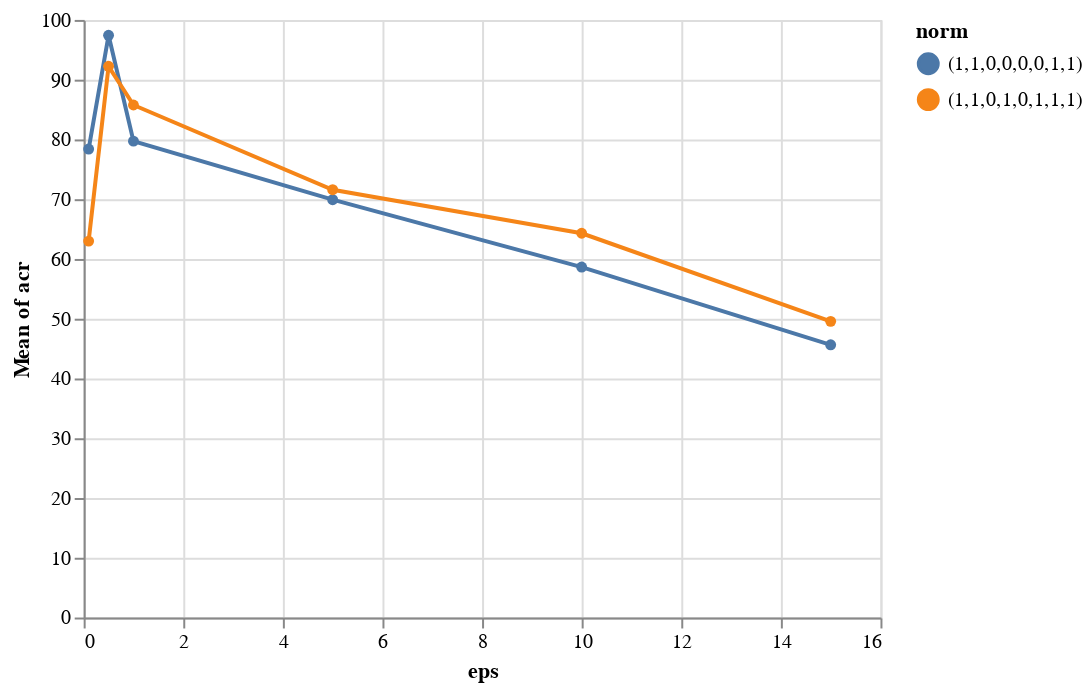

Notebook source saved alongside this figure:
### Code cell
alt.Chart(filtered).mark_line(point=True).encode(
    x='eps:Q',
    y='mean(acr):Q',
    color='norm:N'
)

### Figure 1 — Vega-Lite specification as saved in the notebook (floating-point values rounded to 4 significant figures)
{"config": {"view": {"continuousWidth": 400, "continuousHeight": 300}}, "data": {"name": "data-fdf52917e9fababf5a51fcb4a34fcb3e"}, "mark": {"type": "line", "point": true}, "encoding": {"color": {"field": "norm", "type": "nominal"}, "x": {"field": "eps", "type": "quantitative"}, "y": {"aggregate": "mean", "field": "acr", "type": "quantitative"}}, "$schema": "https://vega.github.io/schema/vega-lite/v4.17.0.json", "datasets": {"data-fdf52917e9fababf5a51fcb4a34fcb3e": [{"norm": "(1,1,0,0,0,0,1,1)", "z": 50, "g": 5000, "mu": 0.1, "chi": 0.1, "eps": 0.1, "acr": 71.02}, {"norm": "(1,1,0,0,0,0,1,1)", "z": 50, "g": 5000, "mu": 0.1, "chi": 0.1, "eps": 0.1, "acr": 97.21}, {"norm": "(1,1,0,0,0,0,1,1)", "z": 50, "g": 5000, "mu": 0.1, "chi": 0.1, "eps": 0.1, "acr": 42.62}, {"norm": "(1,1,0,0,0,0,1,1)", "z": 50, "g": 5000, "mu": 0.1, "chi": 0.1, "eps": 0.1, "acr": 98.96}, {"norm": "(1,1,0,0,0,0,1,1)", "z": 50, "g": 5000, "mu": 0.1, "chi": 0.1, "eps": 0.1, "acr": 40.43}, {"norm": "(1,1,0,0,0,0,1,1)", "z": 50, "g": 5000, "mu": 0.1, "chi": 0.1, "eps": 0.1, "acr": 99.03}, {"norm": "(1,1,0,0,0,0,1,1)", "z": 50, "g": 5000, "mu": 0.1, "chi": 0.1, "eps": 0.1, "acr": 69.35}, {"norm": "(1,1,0,0,0,0,1,1)", "z": 50, "g": 5000, "mu": 0.1, "chi": 0.1, "eps": 0.1, "acr": 98.96}, {"norm": "(1,1,0,0,0,0,1,1)", "z": 50, "g": 5000, "mu": 0.1, "chi": 0.1, "eps": 0.1, "acr": 99.02}, {"norm": "(1,1,0,0,0,0,1,1)", "z": 50, "g": 5000, "mu": 0.1, "chi": 0.1, "eps": 0.1, "acr": 67.35}, {"norm": "(1,1,0,0,0,0,1,1)", "z": 50, "g": 5000, "mu": 0.1, "chi": 0.1, "eps": 0.5, "acr": 97.43}, {"norm": "(1,1,0,0,0,0,1,1)", "z": 50, "g": 5000, "mu": 0.1, "chi": 0.1, "eps": 0.5, "acr": 97.42}, {"norm": "(1,1,0,0,0,0,1,1)", "z": 50, "g": 5000, "mu": 0.1, "chi": 0.1, "eps": 0.5, "acr": 97.43}, {"norm": "(1,1,0,0,0,0,1,1)", "z": 50, "g": 5000, "mu": 0.1, "chi": 0.1, "eps": 0.5, "acr": 97.42}, {"norm": "(1,1,0,0,0,0,1,1)", "z": 50, "g": 5000, "mu": 0.1, "chi": 0.1, "eps": 0.5, "acr": 97.43}, {"norm": "(1,1,0,0,0,0,1,1)", "z": 50, "g": 5000, "mu": 0.1, "chi": 0.1, "eps": 0.5, "acr": 97.44}, {"norm": "(1,1,0,0,0,0,1,1)", "z": 50, "g": 5000, "mu": 0.1, "chi": 0.1, "eps": 0.5, "acr": 97.43}, {"norm": "(1,1,0,0,0,0,1,1)", "z": 50, "g": 5000, "mu": 0.1, "chi": 0.1, "eps": 0.5, "acr": 97.42}, {"norm": "(1,1,0,0,0,0,1,1)", "z": 50, "g": 5000, "mu": 0.1, "chi": 0.1, "eps": 0.5, "acr": 97.4}, {"norm": "(1,1,0,0,0,0,1,1)", "z": 50, "g": 5000, "mu": 0.1, "chi": 0.1, "eps": 0.5, "acr": 97.41}, {"norm": "(1,1,0,0,0,0,1,1)", "z": 50, "g": 5000, "mu": 0.1, "chi": 0.1, "eps": 1.0, "acr": 95.48}, {"norm": "(1,1,0,0,0,0,1,1)", "z": 50, "g": 5000, "mu": 0.1, "chi": 0.1, "eps": 1.0, "acr": 0.2662}, {"norm": "(1,1,0,0,0,0,1,1)", "z": 50, "g": 5000, "mu": 0.1, "chi": 0.1, "eps": 1.0, "acr": 95.5}, {"norm": "(1,1,0,0,0,0,1,1)", "z": 50, "g": 5000, "mu": 0.1, "chi": 0.1, "eps": 1.0, "acr": 95.55}, {"norm": "(1,1,0,0,0,0,1,1)", "z": 50, "g": 5000, "mu": 0.1, "chi": 0.1, "eps": 1.0, "acr": 90.25}, {"norm": "(1,1,0,0,0,0,1,1)", "z": 50, "g": 5000, "mu": 0.1, "chi": 0.1, "eps": 1.0, "acr": 38.05}, {"norm": "(1,1,0,0,0,0,1,1)", "z": 50, "g": 5000, "mu": 0.1, "chi": 0.1, "eps": 1.0, "acr": 95.51}, {"norm": "(1,1,0,0,0,0,1,1)", "z": 50, "g": 5000, "mu": 0.1, "chi": 0.1, "eps": 1.0, "acr": 95.51}, {"norm": "(1,1,0,0,0,0,1,1)", "z": 50, "g": 5000, "mu": 0.1, "chi": 0.1, "eps": 1.0, "acr": 95.52}, {"norm": "(1,1,0,0,0,0,1,1)", "z": 50, "g": 5000, "mu": 0.1, "chi": 0.1, "eps": 1.0, "acr": 95.48}, {"norm": "(1,1,0,0,0,0,1,1)", "z": 50, "g": 5000, "mu": 0.1, "chi": 0.1, "eps": 5.0, "acr": 81.37}, {"norm": "(1,1,0,0,0,0,1,1)", "z": 50, "g": 5000, "mu": 0.1, "chi": 0.1, "eps": 5.0, "acr": 81.38}, {"norm": "(1,1,0,0,0,0,1,1)", "z": 50, "g": 5000, "mu": 0.1, "chi": 0.1, "eps": 5.0, "acr": 79.5}, {"norm": "(1,1,0,0,0,0,1,1)", "z": 50, "g": 5000, "mu": 0.1, "chi": 0.1, "eps": 5.0, "acr": 81.37}, {"norm": "(1,1,0,0,0,0,1,1)", "z": 50, "g": 5000, "mu": 0.1, "chi": 0.1, "eps": 5.0, "acr": 77.11}, {"norm": "(1,1,0,0,0,0,1,1)", "z": 50, "g": 5000, "mu": 0.1, "chi": 0.1, "eps": 5.0, "acr": 81.35}, {"norm": "(1,1,0,0,0,0,1,1)", "z": 50, "g": 5000, "mu": 0.1, "chi": 0.1, "eps": 5.0, "acr": 81.34}, {"norm": "(1,1,0,0,0,0,1,1)", "z": 50, "g": 5000, "mu": 0.1, "chi": 0.1, "eps": 5.0, "acr": 52.32}, {"norm": "(1,1,0,0,0,0,1,1)", "z": 50, "g": 5000, "mu": 0.1, "chi": 0.1, "eps": 5.0, "acr": 2.03}, {"norm": "(1,1,0,0,0,0,1,1)", "z": 50, "g": 5000, "mu": 0.1, "chi": 0.1, "eps": 5.0, "acr": 81.38}, {"norm": "(1,1,0,0,0,0,1,1)", "z": 50, "g": 5000, "mu": 0.1, "chi": 0.1, "eps": 10.0, "acr": 66.31}, {"norm": "(1,1,0,0,0,0,1,1)", "z": 50, "g": 5000, "mu": 0.1, "chi": 0.1, "eps": 10.0, "acr": 66.31}, {"norm": "(1,1,0,0,0,0,1,1)", "z": 50, "g": 5000, "mu": 0.1, "chi": 0.1, "eps": 10.0, "acr": 66.13}, {"norm": "(1,1,0,0,0,0,1,1)", "z": 50, "g": 5000, "mu": 0.1, "chi": 0.1, "eps": 10.0, "acr": 66.35}, {"norm": "(1,1,0,0,0,0,1,1)", "z": 50, "g": 5000, "mu": 0.1, "chi": 0.1, "eps": 10.0, "acr": 66.34}, {"norm": "(1,1,0,0,0,0,1,1)", "z": 50, "g": 5000, "mu": 0.1, "chi": 0.1, "eps": 10.0, "acr": 66.31}, {"norm": "(1,1,0,0,0,0,1,1)", "z": 50, "g": 5000, "mu": 0.1, "chi": 0.1, "eps": 10.0, "acr": 66.33}, {"norm": "(1,1,0,0,0,0,1,1)", "z": 50, "g": 5000, "mu": 0.1, "chi": 0.1, "eps": 10.0, "acr": 4.364}, {"norm": "(1,1,0,0,0,0,1,1)", "z": 50, "g": 5000, "mu": 0.1, "chi": 0.1, "eps": 10.0, "acr": 51.71}, {"norm": "(1,1,0,0,0,0,1,1)", "z": 50, "g": 5000, "mu": 0.1, "chi": 0.1, "eps": 10.0, "acr": 66.29}, {"norm": "(1,1,0,0,0,0,1,1)", "z": 50, "g": 5000, "mu": 0.1, "chi": 0.1, "eps": 15.0, "acr": 53.52}, {"norm": "(1,1,0,0,0,0,1,1)", "z": 50, "g": 5000, "mu": 0.1, "chi": 0.1, "eps": 15.0, "acr": 53.59}, {"norm": "(1,1,0,0,0,0,1,1)", "z": 50, "g": 5000, "mu": 0.1, "chi": 0.1, "eps": 15.0, "acr": 53.57}, {"norm": "(1,1,0,0,0,0,1,1)", "z": 50, "g": 5000, "mu": 0.1, "chi": 0.1, "eps": 15.0, "acr": 27.49}, {"norm": "(1,1,0,0,0,0,1,1)", "z": 50, "g": 5000, "mu": 0.1, "chi": 0.1, "eps": 15.0, "acr": 0.2849}, {"norm": "(1,1,0,0,0,0,1,1)", "z": 50, "g": 5000, "mu": 0.1, "chi": 0.1, "eps": 15.0, "acr": 53.53}, {"norm": "(1,1,0,0,0,0,1,1)", "z": 50, "g": 5000, "mu": 0.1, "chi": 0.1, "eps": 15.0, "acr": 53.58}, {"norm": "(1,1,0,0,0,0,1,1)", "z": 50, "g": 5000, "mu": 0.1, "chi": 0.1, "eps": 15.0, "acr": 53.59}, {"norm": "(1,1,0,0,0,0,1,1)", "z": 50, "g": 5000, "mu": 0.1, "chi": 0.1, "eps": 15.0, "acr": 53.59}, {"norm": "(1,1,0,0,0,0,1,1)", "z": 50, "g": 5000, "mu": 0.1, "chi": 0.1, "eps": 15.0, "acr": 53.58}, {"norm": "(1,1,0,1,0,1,1,1)", "z": 50, "g": 5000, "mu": 0.1, "chi": 0.1, "eps": 0.1, "acr": 68.5}, {"norm": "(1,1,0,1,0,1,1,1)", "z": 50, "g": 5000, "mu": 0.1, "chi": 0.1, "eps": 0.1, "acr": 98.95}, {"norm": "(1,1,0,1,0,1,1,1)", "z": 50, "g": 5000, "mu": 0.1, "chi": 0.1, "eps": 0.1, "acr": 68.23}, {"norm": "(1,1,0,1,0,1,1,1)", "z": 50, "g": 5000, "mu": 0.1, "chi": 0.1, "eps": 0.1, "acr": 0.2924}, {"norm": "(1,1,0,1,0,1,1,1)", "z": 50, "g": 5000, "mu": 0.1, "chi": 0.1, "eps": 0.1, "acr": 86.53}, {"norm": "(1,1,0,1,0,1,1,1)", "z": 50, "g": 5000, "mu": 0.1, "chi": 0.1, "eps": 0.1, "acr": 11.45}, {"norm": "(1,1,0,1,0,1,1,1)", "z": 50, "g": 5000, "mu": 0.1, "chi": 0.1, "eps": 0.1, "acr": 98.93}, {"norm": "(1,1,0,1,0,1,1,1)", "z": 50, "g": 5000, "mu": 0.1, "chi": 0.1, "eps": 0.1, "acr": 98.96}, {"norm": "(1,1,0,1,0,1,1,1)", "z": 50, "g": 5000, "mu": 0.1, "chi": 0.1, "eps": 0.1, "acr": 95.41}, {"norm": "(1,1,0,1,0,1,1,1)", "z": 50, "g": 5000, "mu": 0.1, "chi": 0.1, "eps": 0.1, "acr": 2.648}, {"norm": "(1,1,0,1,0,1,1,1)", "z": 50, "g": 5000, "mu": 0.1, "chi": 0.1, "eps": 0.5, "acr": 97.36}, {"norm": "(1,1,0,1,0,1,1,1)", "z": 50, "g": 5000, "mu": 0.1, "chi": 0.1, "eps": 0.5, "acr": 97.39}, {"norm": "(1,1,0,1,0,1,1,1)", "z": 50, "g": 5000, "mu": 0.1, "chi": 0.1, "eps": 0.5, "acr": 89.45}, {"norm": "(1,1,0,1,0,1,1,1)", "z": 50, "g": 5000, "mu": 0.1, "chi": 0.1, "eps": 0.5, "acr": 97.4}, {"norm": "(1,1,0,1,0,1,1,1)", "z": 50, "g": 5000, "mu": 0.1, "chi": 0.1, "eps": 0.5, "acr": 53.88}, {"norm": "(1,1,0,1,0,1,1,1)", "z": 50, "g": 5000, "mu": 0.1, "chi": 0.1, "eps": 0.5, "acr": 97.38}, {"norm": "(1,1,0,1,0,1,1,1)", "z": 50, "g": 5000, "mu": 0.1, "chi": 0.1, "eps": 0.5, "acr": 97.36}, {"norm": "(1,1,0,1,0,1,1,1)", "z": 50, "g": 5000, "mu": 0.1, "chi": 0.1, "eps": 0.5, "acr": 97.4}, {"norm": "(1,1,0,1,0,1,1,1)", "z": 50, "g": 5000, "mu": 0.1, "chi": 0.1, "eps": 0.5, "acr": 97.39}, {"norm": "(1,1,0,1,0,1,1,1)", "z": 50, "g": 5000, "mu": 0.1, "chi": 0.1, "eps": 0.5, "acr": 97.38}, {"norm": "(1,1,0,1,0,1,1,1)", "z": 50, "g": 5000, "mu": 0.1, "chi": 0.1, "eps": 1.0, "acr": 40.03}, {"norm": "(1,1,0,1,0,1,1,1)", "z": 50, "g": 5000, "mu": 0.1, "chi": 0.1, "eps": 1.0, "acr": 95.46}, {"norm": "(1,1,0,1,0,1,1,1)", "z": 50, "g": 5000, "mu": 0.1, "chi": 0.1, "eps": 1.0, "acr": 95.45}, {"norm": "(1,1,0,1,0,1,1,1)", "z": 50, "g": 5000, "mu": 0.1, "chi": 0.1, "eps": 1.0, "acr": 95.46}, {"norm": "(1,1,0,1,0,1,1,1)", "z": 50, "g": 5000, "mu": 0.1, "chi": 0.1, "eps": 1.0, "acr": 93.44}, {"norm": "(1,1,0,1,0,1,1,1)", "z": 50, "g": 5000, "mu": 0.1, "chi": 0.1, "eps": 1.0, "acr": 59.19}, {"norm": "(1,1,0,1,0,1,1,1)", "z": 50, "g": 5000, "mu": 0.1, "chi": 0.1, "eps": 1.0, "acr": 95.46}, {"norm": "(1,1,0,1,0,1,1,1)", "z": 50, "g": 5000, "mu": 0.1, "chi": 0.1, "eps": 1.0, "acr": 95.45}, {"norm": "(1,1,0,1,0,1,1,1)", "z": 50, "g": 5000, "mu": 0.1, "chi": 0.1, "eps": 1.0, "acr": 92.22}, {"norm": "(1,1,0,1,0,1,1,1)", "z": 50, "g": 5000, "mu": 0.1, "chi": 0.1, "eps": 1.0, "acr": 95.46}, {"norm": "(1,1,0,1,0,1,1,1)", "z": 50, "g": 5000, "mu": 0.1, "chi": 0.1, "eps": 5.0, "acr": 81.32}, {"norm": "(1,1,0,1,0,1,1,1)", "z": 50, "g": 5000, "mu": 0.1, "chi": 0.1, "eps": 5.0, "acr": 62.19}, {"norm": "(1,1,0,1,0,1,1,1)", "z": 50, "g": 5000, "mu": 0.1, "chi": 0.1, "eps": 5.0, "acr": 78.73}, {"norm": "(1,1,0,1,0,1,1,1)", "z": 50, "g": 5000, "mu": 0.1, "chi": 0.1, "eps": 5.0, "acr": 13.78}, {"norm": "(1,1,0,1,0,1,1,1)", "z": 50, "g": 5000, "mu": 0.1, "chi": 0.1, "eps": 5.0, "acr": 81.33}, {"norm": "(1,1,0,1,0,1,1,1)", "z": 50, "g": 5000, "mu": 0.1, "chi": 0.1, "eps": 5.0, "acr": 81.34}, {"norm": "(1,1,0,1,0,1,1,1)", "z": 50, "g": 5000, "mu": 0.1, "chi": 0.1, "eps": 5.0, "acr": 81.28}, {"norm": "(1,1,0,1,0,1,1,1)", "z": 50, "g": 5000, "mu": 0.1, "chi": 0.1, "eps": 5.0, "acr": 81.3}, {"norm": "(1,1,0,1,0,1,1,1)", "z": 50, "g": 5000, "mu": 0.1, "chi": 0.1, "eps": 5.0, "acr": 73.26}, {"norm": "(1,1,0,1,0,1,1,1)", "z": 50, "g": 5000, "mu": 0.1, "chi": 0.1, "eps": 5.0, "acr": 81.33}, {"norm": "(1,1,0,1,0,1,1,1)", "z": 50, "g": 5000, "mu": 0.1, "chi": 0.1, "eps": 10.0, "acr": 66.3}, {"norm": "(1,1,0,1,0,1,1,1)", "z": 50, "g": 5000, "mu": 0.1, "chi": 0.1, "eps": 10.0, "acr": 66.3}, {"norm": "(1,1,0,1,0,1,1,1)", "z": 50, "g": 5000, "mu": 0.1, "chi": 0.1, "eps": 10.0, "acr": 66.32}, {"norm": "(1,1,0,1,0,1,1,1)", "z": 50, "g": 5000, "mu": 0.1, "chi": 0.1, "eps": 10.0, "acr": 60.2}, {"norm": "(1,1,0,1,0,1,1,1)", "z": 50, "g": 5000, "mu": 0.1, "chi": 0.1, "eps": 10.0, "acr": 66.19}, {"norm": "(1,1,0,1,0,1,1,1)", "z": 50, "g": 5000, "mu": 0.1, "chi": 0.1, "eps": 10.0, "acr": 61.71}, {"norm": "(1,1,0,1,0,1,1,1)", "z": 50, "g": 5000, "mu": 0.1, "chi": 0.1, "eps": 10.0, "acr": 57.09}, {"norm": "(1,1,0,1,0,1,1,1)", "z": 50, "g": 5000, "mu": 0.1, "chi": 0.1, "eps": 10.0, "acr": 66.32}, {"norm": "(1,1,0,1,0,1,1,1)", "z": 50, "g": 5000, "mu": 0.1, "chi": 0.1, "eps": 10.0, "acr": 66.3}, {"norm": "(1,1,0,1,0,1,1,1)", "z": 50, "g": 5000, "mu": 0.1, "chi": 0.1, "eps": 10.0, "acr": 66.29}, {"norm": "(1,1,0,1,0,1,1,1)", "z": 50, "g": 5000, "mu": 0.1, "chi": 0.1, "eps": 15.0, "acr": 51.58}, {"norm": "(1,1,0,1,0,1,1,1)", "z": 50, "g": 5000, "mu": 0.1, "chi": 0.1, "eps": 15.0, "acr": 53.55}, {"norm": "(1,1,0,1,0,1,1,1)", "z": 50, "g": 5000, "mu": 0.1, "chi": 0.1, "eps": 15.0, "acr": 45.4}, {"norm": "(1,1,0,1,0,1,1,1)", "z": 50, "g": 5000, "mu": 0.1, "chi": 0.1, "eps": 15.0, "acr": 36.67}, {"norm": "(1,1,0,1,0,1,1,1)", "z": 50, "g": 5000, "mu": 0.1, "chi": 0.1, "eps": 15.0, "acr": 41.0}, {"norm": "(1,1,0,1,0,1,1,1)", "z": 50, "g": 5000, "mu": 0.1, "chi": 0.1, "eps": 15.0, "acr": 53.56}, {"norm": "(1,1,0,1,0,1,1,1)", "z": 50, "g": 5000, "mu": 0.1, "chi": 0.1, "eps": 15.0, "acr": 53.53}, {"norm": "(1,1,0,1,0,1,1,1)", "z": 50, "g": 5000, "mu": 0.1, "chi": 0.1, "eps": 15.0, "acr": 53.56}, {"norm": "(1,1,0,1,0,1,1,1)", "z": 50, "g": 5000, "mu": 0.1, "chi": 0.1, "eps": 15.0, "acr": 53.5}, {"norm": "(1,1,0,1,0,1,1,1)", "z": 50, "g": 5000, "mu": 0.1, "chi": 0.1, "eps": 15.0, "acr": 53.26}]}}
